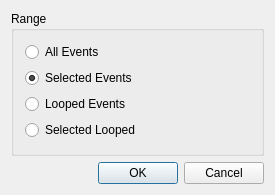
<?xml version="1.0" encoding="UTF-8"?>
<ui version="4.0">
 <class>DelOverlapsBase</class>
 <widget class="QDialog" name="DelOverlapsBase">
  <property name="enabled">
   <bool>true</bool>
  </property>
  <property name="geometry">
   <rect>
    <x>0</x>
    <y>0</y>
    <width>275</width>
    <height>195</height>
   </rect>
  </property>
  <property name="windowTitle">
   <string>MusE: Delete Overlaps</string>
  </property>
  <layout class="QVBoxLayout" name="verticalLayout_2">
   <property name="spacing">
    <number>6</number>
   </property>
   <property name="margin">
    <number>11</number>
   </property>
   <item>
    <widget class="QGroupBox" name="rangeBox">
     <property name="title">
      <string>Range</string>
     </property>
     <layout class="QVBoxLayout" name="verticalLayout">
      <property name="spacing">
       <number>6</number>
      </property>
      <property name="margin">
       <number>11</number>
      </property>
      <item>
       <widget class="QRadioButton" name="all_events_button">
        <property name="text">
         <string>All Events</string>
        </property>
       </widget>
      </item>
      <item>
       <widget class="QRadioButton" name="selected_events_button">
        <property name="text">
         <string>Selected Events</string>
        </property>
        <property name="checked">
         <bool>true</bool>
        </property>
       </widget>
      </item>
      <item>
       <widget class="QRadioButton" name="looped_events_button">
        <property name="text">
         <string>Looped Events</string>
        </property>
       </widget>
      </item>
      <item>
       <widget class="QRadioButton" name="selected_looped_button">
        <property name="text">
         <string>Selected Looped</string>
        </property>
       </widget>
      </item>
     </layout>
    </widget>
   </item>
   <item>
    <layout class="QHBoxLayout" name="horizontalLayout">
     <property name="spacing">
      <number>6</number>
     </property>
     <item>
      <spacer name="Spacer1">
       <property name="orientation">
        <enum>Qt::Horizontal</enum>
       </property>
       <property name="sizeType">
        <enum>QSizePolicy::Expanding</enum>
       </property>
       <property name="sizeHint" stdset="0">
        <size>
         <width>20</width>
         <height>20</height>
        </size>
       </property>
      </spacer>
     </item>
     <item>
      <widget class="QPushButton" name="okButton">
       <property name="text">
        <string>OK</string>
       </property>
       <property name="autoDefault">
        <bool>false</bool>
       </property>
       <property name="default">
        <bool>true</bool>
       </property>
      </widget>
     </item>
     <item>
      <widget class="QPushButton" name="cancelButton">
       <property name="text">
        <string>Cancel</string>
       </property>
      </widget>
     </item>
    </layout>
   </item>
  </layout>
 </widget>
 <layoutdefault spacing="6" margin="11"/>
 <resources/>
 <connections>
  <connection>
   <sender>okButton</sender>
   <signal>clicked()</signal>
   <receiver>DelOverlapsBase</receiver>
   <slot>accept()</slot>
   <hints>
    <hint type="sourcelabel">
     <x>20</x>
     <y>20</y>
    </hint>
    <hint type="destinationlabel">
     <x>20</x>
     <y>20</y>
    </hint>
   </hints>
  </connection>
  <connection>
   <sender>cancelButton</sender>
   <signal>clicked()</signal>
   <receiver>DelOverlapsBase</receiver>
   <slot>reject()</slot>
   <hints>
    <hint type="sourcelabel">
     <x>20</x>
     <y>20</y>
    </hint>
    <hint type="destinationlabel">
     <x>20</x>
     <y>20</y>
    </hint>
   </hints>
  </connection>
 </connections>
</ui>
